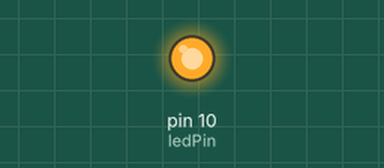
Bench run of a sketch on a simulated Arduino Uno, built with avr-gcc and run on an emulated ATmega328P. Parts: output pins drawn as LEDs (lit = HIGH).

Above: at 1.0 s.
At 5.6 s:
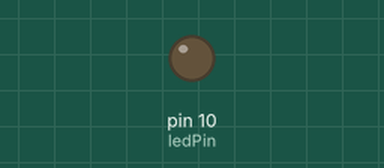
Timing chart, 0 to 10.7 s (numbered marks = the images above):
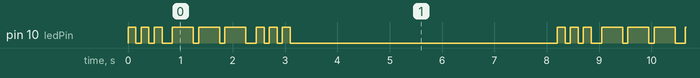

Measured:
- by itself, pin 10 (ledPin): repeats every 8.2 s: 2 × (LOW 0.10 s, HIGH 0.15 s), LOW 0.20 s, 2 × (HIGH 0.40 s, LOW 0.10 s), HIGH 0.40 s, LOW 0.20 s, 2 × (HIGH 0.15 s, LOW 0.10 s), HIGH 0.15 s, LOW 5.1 s, HIGH 0.15 s
- by itself, everything shown: repeats every 8.2 s, in 18 steps

The sketch:

piscarLeds.ino
```cpp
const int ledPin=10;

void setup() {
	pinMode(ledPin,OUTPUT);
}

void loop() {
	for(int x=0; x<3;x++){
		digitalWrite(ledPin, HIGH);
		delay(150);
		digitalWrite(ledPin, LOW);
		delay(100);
	}

	delay(100);

	for(int x=0; x<3;x++){
		digitalWrite(ledPin, HIGH);
		delay(400);
		digitalWrite(ledPin, LOW);
		delay(100);
	}
	delay(100);

	for(int x=0; x<3;x++){
		digitalWrite(ledPin, HIGH);
		delay(150);
		digitalWrite(ledPin, LOW);
		delay(100);
	}
  delay(5000);
}
```
